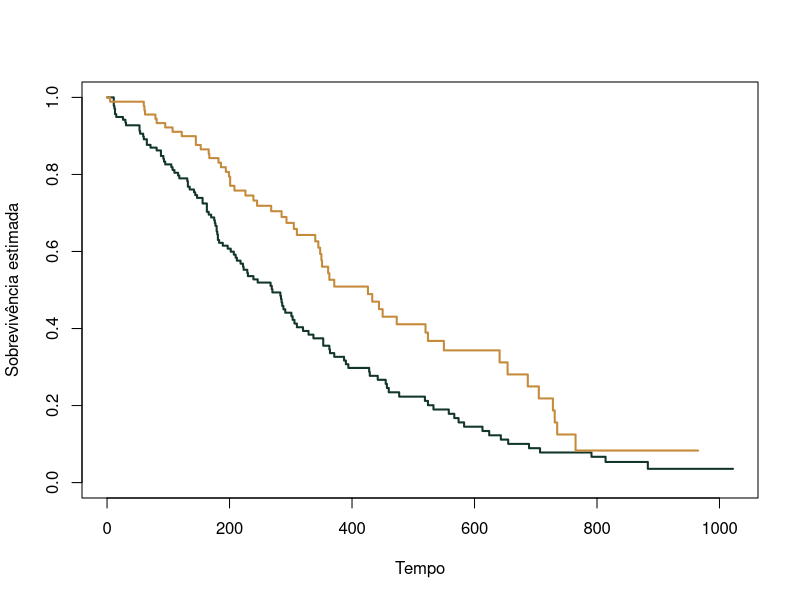

Write R code to recreate this figure.
# Estimador Kaplan–Meier
# Estatística e Ciência de Dados — ICTIN/UFLA
# Exemplo reproduzível com dados de R ou dos pacotes indicados.

if (!requireNamespace("survival", quietly = TRUE)) install.packages("survival")
library(survival)
modelo <- survfit(Surv(time, status == 2) ~ sex,
                 data = lung, conf.type = "log-log")
print(summary(modelo))
plot(modelo, col = c("#12372A", "#C68A3B"), lwd = 2,
     xlab = "Tempo", ylab = "Sobrevivência estimada")
